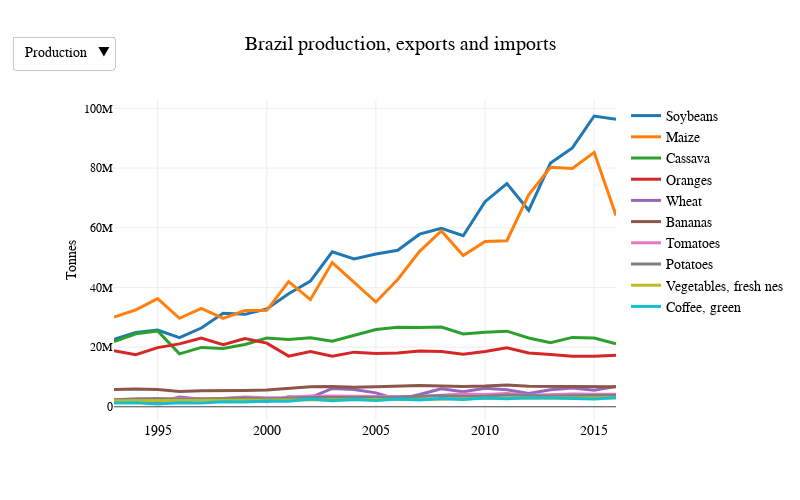

The code cell stored with this chart in its notebook:
### Code cell
draft_template = go.layout.Template()
fig.update_layout(
    updatemenus=[
        go.layout.Updatemenu(
            active=0,
            x=0,
            y=1.2,
            buttons=list([
                dict(label="Production",
                     method="update",
                     args=[{"visible": [True, True, True, True, True, True, True, True, True, True,
                                        False, False, False, False, False, False, False, False, False, False,
                                       False, False, False, False, False, False, False, False, False, False]}]),
                dict(label="Exports",
                     method="update",
                     args=[{"visible": [False, False, False, False, False, False, False, False, False, False,
                                       True, True, True, True, True, True, True, True, True, True,
                                       False, False, False, False, False, False, False, False, False, False]}]),
                dict(label="Imports",
                     method="update",
                     args=[{"visible": [False, False, False, False, False, False, False, False, False, False,
                                       False, False, False, False, False, False, False, False, False, False,
                                       True, True, True, True, True, True, True, True, True, True]}]),
            ]),
        )
    ],
    template=draft_template,
    yaxis=dict(
        title='Tonnes',
        titlefont_size=14,
        tickfont_size=12,
    ),
    xaxis = dict(
      scaleratio = 1,
    ),
    title = 'Brazil production, exports and imports',
    width=800,
    height=500,
    font=dict(
        family="source-serif-pro",
        size=14,
        color = 'rgb(0,0,0)'
    )
    #paper_bgcolor='rgba(0,0,0,0)',
)
#fig.update_xaxes(tickvals = years)
